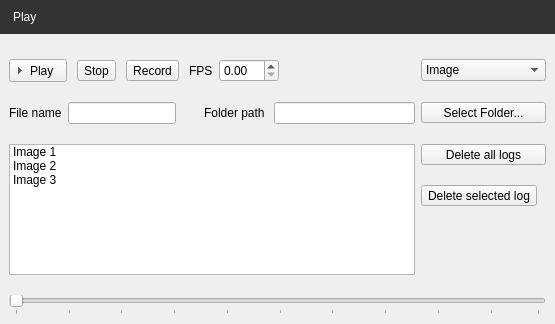
<?xml version="1.0" encoding="UTF-8"?>
<ui version="4.0">
 <class>WidgetPlay</class>
 <widget class="QWidget" name="WidgetPlay">
  <property name="geometry">
   <rect>
    <x>0</x>
    <y>0</y>
    <width>555</width>
    <height>324</height>
   </rect>
  </property>
  <property name="windowTitle">
   <string>Form</string>
  </property>
  <layout class="QGridLayout" name="gridLayout">
   <property name="leftMargin">
    <number>0</number>
   </property>
   <property name="topMargin">
    <number>0</number>
   </property>
   <property name="rightMargin">
    <number>0</number>
   </property>
   <property name="bottomMargin">
    <number>0</number>
   </property>
   <property name="spacing">
    <number>0</number>
   </property>
   <item row="0" column="0">
    <widget class="QLabel" name="labelTitle">
     <property name="styleSheet">
      <string notr="true">padding:10px;
/*background-color:rgb(66, 138, 200);*/
/*background-color:rgb(76, 55, 108);*/
background-color:rgb(51, 51, 51);
color:rgb(255,255,255);
</string>
     </property>
     <property name="text">
      <string>Play</string>
     </property>
    </widget>
   </item>
   <item row="2" column="0">
    <widget class="QWidget" name="widget" native="true">
     <property name="sizePolicy">
      <sizepolicy hsizetype="Preferred" vsizetype="Expanding">
       <horstretch>0</horstretch>
       <verstretch>0</verstretch>
      </sizepolicy>
     </property>
     <layout class="QGridLayout" name="gridLayout_2">
      <property name="leftMargin">
       <number>9</number>
      </property>
      <property name="topMargin">
       <number>25</number>
      </property>
      <property name="verticalSpacing">
       <number>20</number>
      </property>
      <item row="1" column="3">
       <spacer name="horizontalSpacer">
        <property name="orientation">
         <enum>Qt::Horizontal</enum>
        </property>
        <property name="sizeType">
         <enum>QSizePolicy::Fixed</enum>
        </property>
        <property name="sizeHint" stdset="0">
         <size>
          <width>10</width>
          <height>20</height>
         </size>
        </property>
       </spacer>
      </item>
      <item row="2" column="0" colspan="6">
       <widget class="QListWidget" name="listWidgetNames">
        <property name="toolTip">
         <string>&lt;html&gt;&lt;head/&gt;&lt;body&gt;&lt;p&gt;&lt;span style=&quot; font-size:10pt;&quot;&gt;Playlist&lt;/span&gt;&lt;/p&gt;&lt;/body&gt;&lt;/html&gt;</string>
        </property>
        <property name="editTriggers">
         <set>QAbstractItemView::DoubleClicked|QAbstractItemView::EditKeyPressed</set>
        </property>
        <property name="selectionRectVisible">
         <bool>false</bool>
        </property>
        <item>
         <property name="text">
          <string>Image 1</string>
         </property>
        </item>
        <item>
         <property name="text">
          <string>Image 2</string>
         </property>
        </item>
        <item>
         <property name="text">
          <string>Image 3</string>
         </property>
        </item>
       </widget>
      </item>
      <item row="1" column="4">
       <widget class="QLabel" name="lFolderPath">
        <property name="sizePolicy">
         <sizepolicy hsizetype="Fixed" vsizetype="Preferred">
          <horstretch>0</horstretch>
          <verstretch>0</verstretch>
         </sizepolicy>
        </property>
        <property name="text">
         <string>Folder path </string>
        </property>
       </widget>
      </item>
      <item row="0" column="0" colspan="6">
       <layout class="QHBoxLayout" name="horizontalLayout_2">
        <property name="topMargin">
         <number>0</number>
        </property>
        <item>
         <widget class="QToolButton" name="tbPlay">
          <property name="toolTip">
           <string>&lt;html&gt;&lt;head/&gt;&lt;body&gt;&lt;p&gt;&lt;span style=&quot; font-size:10pt;&quot;&gt;Play movies from playlist&lt;/span&gt;&lt;/p&gt;&lt;/body&gt;&lt;/html&gt;</string>
          </property>
          <property name="text">
           <string>Play</string>
          </property>
          <property name="toolButtonStyle">
           <enum>Qt::ToolButtonTextBesideIcon</enum>
          </property>
          <property name="arrowType">
           <enum>Qt::RightArrow</enum>
          </property>
         </widget>
        </item>
        <item>
         <spacer name="horizontalSpacer_3">
          <property name="orientation">
           <enum>Qt::Horizontal</enum>
          </property>
          <property name="sizeType">
           <enum>QSizePolicy::Fixed</enum>
          </property>
          <property name="sizeHint" stdset="0">
           <size>
            <width>10</width>
            <height>20</height>
           </size>
          </property>
         </spacer>
        </item>
        <item>
         <widget class="QToolButton" name="tbStop">
          <property name="toolTip">
           <string>&lt;html&gt;&lt;head/&gt;&lt;body&gt;&lt;p&gt;&lt;span style=&quot; font-size:10pt;&quot;&gt;Stop all operations&lt;/span&gt;&lt;/p&gt;&lt;/body&gt;&lt;/html&gt;</string>
          </property>
          <property name="text">
           <string>Stop</string>
          </property>
         </widget>
        </item>
        <item>
         <spacer name="horizontalSpacer_2">
          <property name="orientation">
           <enum>Qt::Horizontal</enum>
          </property>
          <property name="sizeType">
           <enum>QSizePolicy::Fixed</enum>
          </property>
          <property name="sizeHint" stdset="0">
           <size>
            <width>10</width>
            <height>20</height>
           </size>
          </property>
         </spacer>
        </item>
        <item>
         <widget class="QToolButton" name="tbRecord">
          <property name="toolTip">
           <string>&lt;html&gt;&lt;head/&gt;&lt;body&gt;&lt;p&gt;&lt;span style=&quot; font-size:10pt;&quot;&gt;Start image capturing and  recording&lt;/span&gt;&lt;/p&gt;&lt;/body&gt;&lt;/html&gt;</string>
          </property>
          <property name="text">
           <string>Record</string>
          </property>
         </widget>
        </item>
        <item>
         <spacer name="horizontalSpacer_4">
          <property name="orientation">
           <enum>Qt::Horizontal</enum>
          </property>
          <property name="sizeType">
           <enum>QSizePolicy::Fixed</enum>
          </property>
          <property name="sizeHint" stdset="0">
           <size>
            <width>10</width>
            <height>20</height>
           </size>
          </property>
         </spacer>
        </item>
        <item>
         <widget class="QLabel" name="lFrameRate">
          <property name="text">
           <string>FPS  </string>
          </property>
         </widget>
        </item>
        <item>
         <spacer name="hp_widgetPlay1">
          <property name="orientation">
           <enum>Qt::Horizontal</enum>
          </property>
          <property name="sizeType">
           <enum>QSizePolicy::Fixed</enum>
          </property>
          <property name="sizeHint" stdset="0">
           <size>
            <width>0</width>
            <height>20</height>
           </size>
          </property>
         </spacer>
        </item>
        <item>
         <widget class="QDoubleSpinBox" name="sbFps">
          <property name="sizePolicy">
           <sizepolicy hsizetype="Preferred" vsizetype="Fixed">
            <horstretch>0</horstretch>
            <verstretch>0</verstretch>
           </sizepolicy>
          </property>
          <property name="maximumSize">
           <size>
            <width>60</width>
            <height>16777215</height>
           </size>
          </property>
          <property name="toolTip">
           <string>&lt;html&gt;&lt;head/&gt;&lt;body&gt;&lt;p&gt;&lt;span style=&quot; font-size:10pt;&quot;&gt;Set play framerate&lt;/span&gt;&lt;/p&gt;&lt;/body&gt;&lt;/html&gt;</string>
          </property>
          <property name="maximum">
           <double>1000000.000000000000000</double>
          </property>
         </widget>
        </item>
        <item>
         <spacer name="horizontalSpacer_8">
          <property name="orientation">
           <enum>Qt::Horizontal</enum>
          </property>
          <property name="sizeHint" stdset="0">
           <size>
            <width>40</width>
            <height>20</height>
           </size>
          </property>
         </spacer>
        </item>
       </layout>
      </item>
      <item row="2" column="6">
       <layout class="QVBoxLayout" name="verticalLayout">
        <item>
         <widget class="QToolButton" name="tbDeleteFiles">
          <property name="sizePolicy">
           <sizepolicy hsizetype="Preferred" vsizetype="Fixed">
            <horstretch>0</horstretch>
            <verstretch>0</verstretch>
           </sizepolicy>
          </property>
          <property name="toolTip">
           <string>&lt;html&gt;&lt;head/&gt;&lt;body&gt;&lt;p&gt;&lt;span style=&quot; font-size:10pt;&quot;&gt;Delete all logs from playlist&lt;/span&gt;&lt;/p&gt;&lt;/body&gt;&lt;/html&gt;</string>
          </property>
          <property name="text">
           <string>Delete all logs</string>
          </property>
         </widget>
        </item>
        <item>
         <spacer name="verticalSpacer_2">
          <property name="orientation">
           <enum>Qt::Vertical</enum>
          </property>
          <property name="sizeType">
           <enum>QSizePolicy::Fixed</enum>
          </property>
          <property name="sizeHint" stdset="0">
           <size>
            <width>20</width>
            <height>20</height>
           </size>
          </property>
         </spacer>
        </item>
        <item>
         <widget class="QToolButton" name="tbDeleteSelectedFile">
          <property name="sizePolicy">
           <sizepolicy hsizetype="Fixed" vsizetype="Fixed">
            <horstretch>0</horstretch>
            <verstretch>0</verstretch>
           </sizepolicy>
          </property>
          <property name="minimumSize">
           <size>
            <width>0</width>
            <height>0</height>
           </size>
          </property>
          <property name="toolTip">
           <string>&lt;html&gt;&lt;head/&gt;&lt;body&gt;&lt;p&gt;&lt;span style=&quot; font-size:10pt;&quot;&gt;Delete selected log&lt;/span&gt;&lt;/p&gt;&lt;/body&gt;&lt;/html&gt;</string>
          </property>
          <property name="text">
           <string>Delete selected log</string>
          </property>
         </widget>
        </item>
        <item>
         <spacer name="verticalSpacer">
          <property name="orientation">
           <enum>Qt::Vertical</enum>
          </property>
          <property name="sizeHint" stdset="0">
           <size>
            <width>20</width>
            <height>40</height>
           </size>
          </property>
         </spacer>
        </item>
       </layout>
      </item>
      <item row="1" column="0">
       <widget class="QLabel" name="lFileName">
        <property name="text">
         <string>File name</string>
        </property>
       </widget>
      </item>
      <item row="3" column="0" colspan="7">
       <widget class="QSlider" name="sliderPlay">
        <property name="mouseTracking">
         <bool>false</bool>
        </property>
        <property name="toolTip">
         <string>&lt;html&gt;&lt;head/&gt;&lt;body&gt;&lt;p&gt;&lt;span style=&quot; font-size:10pt;&quot;&gt;Slider with current play position&lt;/span&gt;&lt;/p&gt;&lt;/body&gt;&lt;/html&gt;</string>
        </property>
        <property name="maximum">
         <number>99</number>
        </property>
        <property name="orientation">
         <enum>Qt::Horizontal</enum>
        </property>
        <property name="tickPosition">
         <enum>QSlider::TicksBelow</enum>
        </property>
        <property name="tickInterval">
         <number>10</number>
        </property>
       </widget>
      </item>
      <item row="1" column="5">
       <widget class="QLineEdit" name="leFolderPath">
        <property name="toolTip">
         <string>&lt;html&gt;&lt;head/&gt;&lt;body&gt;&lt;p&gt;&lt;span style=&quot; font-size:10pt;&quot;&gt;Playlist path&lt;/span&gt;&lt;/p&gt;&lt;/body&gt;&lt;/html&gt;</string>
        </property>
       </widget>
      </item>
      <item row="0" column="6">
       <widget class="QComboBox" name="comBoxImageType">
        <property name="minimumSize">
         <size>
          <width>125</width>
          <height>0</height>
         </size>
        </property>
        <property name="toolTip">
         <string>&lt;html&gt;&lt;head/&gt;&lt;body&gt;&lt;p&gt;&lt;span style=&quot; font-size:10pt;&quot;&gt;Show image or point cloud&lt;/span&gt;&lt;/p&gt;&lt;/body&gt;&lt;/html&gt;</string>
        </property>
        <property name="currentText">
         <string>Image</string>
        </property>
        <item>
         <property name="text">
          <string>Image</string>
         </property>
        </item>
        <item>
         <property name="text">
          <string>Point Cloud</string>
         </property>
        </item>
       </widget>
      </item>
      <item row="1" column="1">
       <widget class="QLineEdit" name="leFileName">
        <property name="sizePolicy">
         <sizepolicy hsizetype="Preferred" vsizetype="Fixed">
          <horstretch>0</horstretch>
          <verstretch>0</verstretch>
         </sizepolicy>
        </property>
        <property name="toolTip">
         <string>&lt;html&gt;&lt;head/&gt;&lt;body&gt;&lt;p&gt;&lt;span style=&quot; font-size:10pt;&quot;&gt;This fiile name will be used for recording.&lt;/span&gt;&lt;/p&gt;&lt;p&gt;&lt;span style=&quot; font-size:10pt;&quot;&gt;The full file name will be created by adding selected file name and time stamp.&lt;/span&gt;&lt;/p&gt;&lt;/body&gt;&lt;/html&gt;</string>
        </property>
       </widget>
      </item>
      <item row="1" column="6">
       <widget class="QToolButton" name="tbSelectPath">
        <property name="sizePolicy">
         <sizepolicy hsizetype="Preferred" vsizetype="Fixed">
          <horstretch>0</horstretch>
          <verstretch>0</verstretch>
         </sizepolicy>
        </property>
        <property name="minimumSize">
         <size>
          <width>0</width>
          <height>0</height>
         </size>
        </property>
        <property name="toolTip">
         <string>&lt;html&gt;&lt;head/&gt;&lt;body&gt;&lt;p&gt;&lt;span style=&quot; font-size:10pt;&quot;&gt;Select playlist  path&lt;/span&gt;&lt;/p&gt;&lt;/body&gt;&lt;/html&gt;</string>
        </property>
        <property name="text">
         <string>  Select Folder...  </string>
        </property>
       </widget>
      </item>
     </layout>
    </widget>
   </item>
  </layout>
 </widget>
 <resources/>
 <connections/>
</ui>
